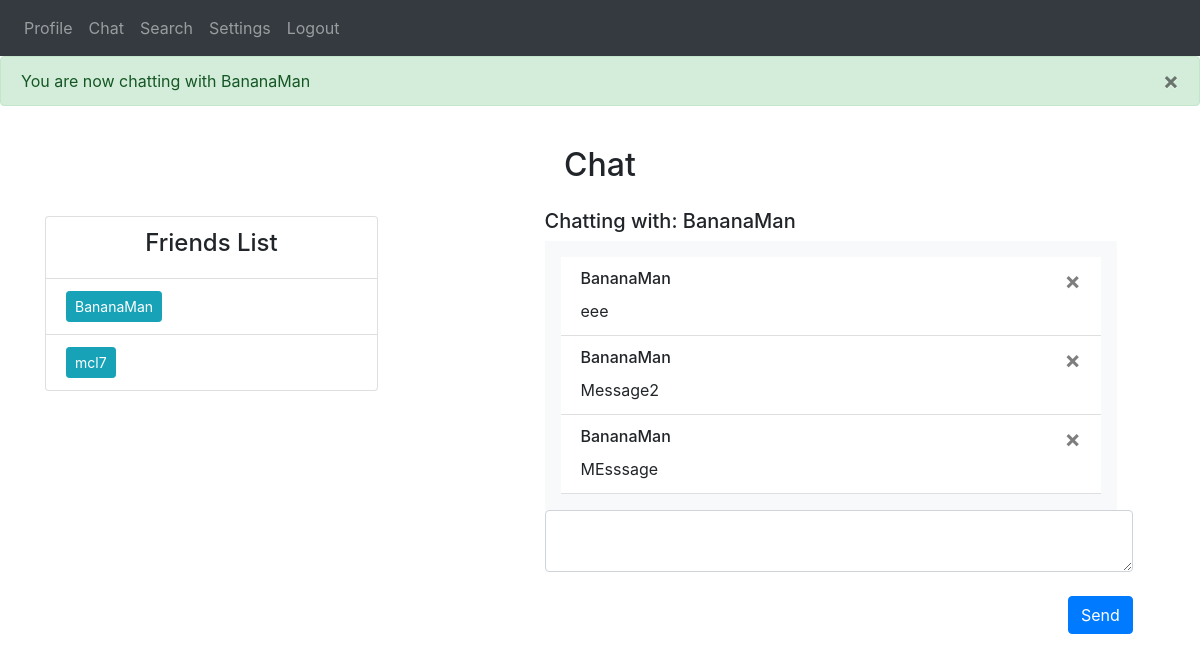
The app's page /chat/BananaMan (signed in), older data.
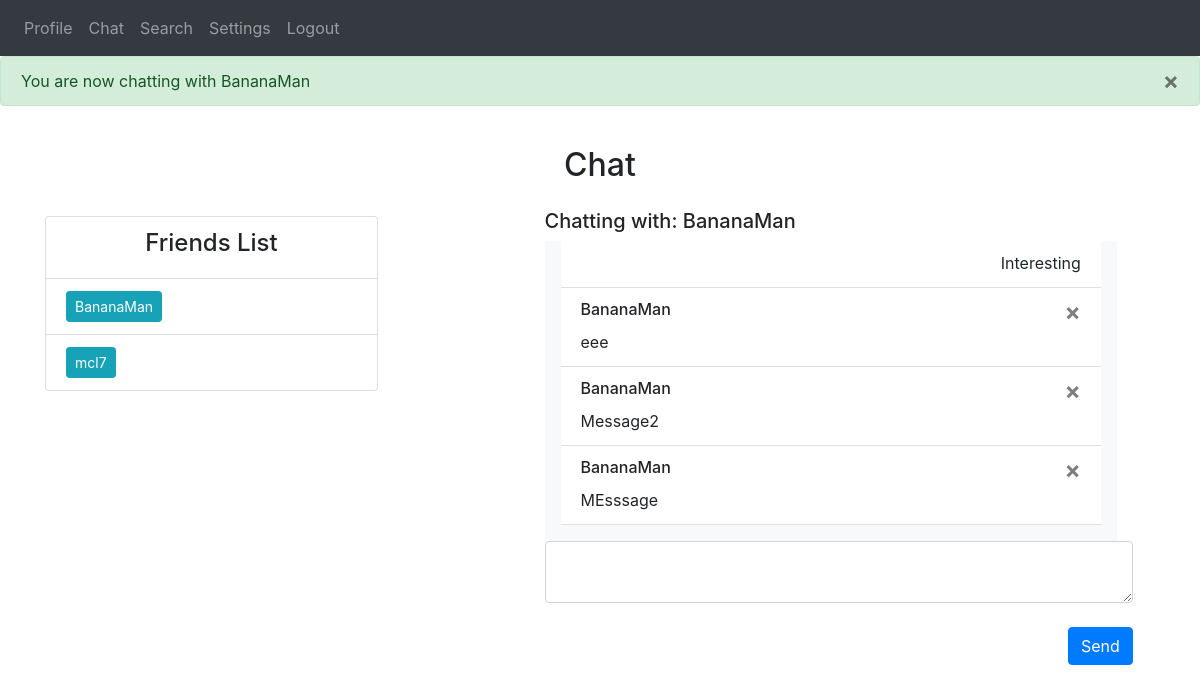
The same page, newer data.
### website/models.py (models this page shows)
class User(db.Model, UserMixin):
    id = db.Column(db.Integer, primary_key=True)
    username = db.Column(db.String(150), unique=True)
    password = db.Column(db.String(150))
    first_name = db.Column(db.String(150))
    status = db.Column(db.String(150))
    messages = db.relationship('Message')
    friends_list = db.relationship('Friend')

class Message(db.Model):
    id = db.Column(db.Integer, primary_key=True)
    data = db.Column(db.String(10000))
    date = db.Column(db.DateTime(timezone=True), default=func.now())
    user_id = db.Column(db.Integer, db.ForeignKey('user.id')) #one-to-many relationship
    recipient_id = db.Column(db.Integer)

class Friend(db.Model):
    id = db.Column(db.Integer, primary_key=True)
    user_id = db.Column(db.Integer, db.ForeignKey('user.id')) #one-to-many relationship
    friend_id = db.Column(db.Integer)
    friend_name = db.Column(db.String(10000))

### website/views.py (the view, shortened to what this page needs)
@views.route('/chat/<string:recipient>', methods=['GET', 'POST'])
@login_required
def chat_with(recipient):
    recipient = User.query.filter(User.username == recipient).first_or_404()
    flash("You are now chatting with " + recipient.username, category='success')
    user_db = User.query.all()
    message_db = Message.query.all()
    return render_template("chat.html", user=current_user, username=current_user.username, user_db=user_db, message_db = message_db, recipient=recipient)

### website/__init__.py (called while the page is built)
def create_app():
    app = Flask(__name__)
    app.config['SECRET_KEY'] = 'wadkjwlajda'
    app.config['SQLALCHEMY_DATABASE_URI'] = f'sqlite:///{DB_NAME}'
    db.init_app(app)
    from .views import views
    from .auth import auth
    app.register_blueprint(views, url_prefix='/')
    app.register_blueprint(auth, url_prefix='/')
    from .models import User, Message
    create_database(app)
    login_manager = LoginManager()
    login_manager.login_view = 'auth.login'
    login_manager.init_app(app)
    @login_manager.user_loader
    def load_user(id):
        return User.query.get(int(id))
    return app

### website/templates/chat.html (shortened to what this page needs)
{% extends "base.html" %} {% block title %}Chat{% endblock %} {% block content
    %}
    <h2 align="center">Chat</h2>
<div style="float: right; width: 55%; padding-right: 2%; padding-top: 1.5%;">
    <ul class="list-group list-group-flush" id="messages">
        <h5>Chatting with: {{recipient.username}}</h5>
        <div class="overflow-auto p-3 mb-3 mb-md-0 mr-md-3 bg-light" style="max-height: 300px; display: flex; flex-direction: column-reverse">
        {% for message in message_db %}
            {% if message.user_id == user.id and message.recipient_id == recipient.id %}
                <li class="list-group-item">
                    <div style="height:30px">
                        <div style="float: right"><h6>{{username}}</h6></div>
                        <div style="float: left; width: 5%"><button type="button" class="close" onClick="deleteMessage({{message.id}})"><span aria-hidden="true">&times;</span></button></div>
                    </div>
                    <div align="right">{{message.data}}</div>
                </li>
            {% endif %}
            {% if message.user_id == recipient.id and message.recipient_id == user.id %}
                <li class="list-group-item">
                    <div style="height:30px">
                        <div style="float: left"><h6>{{recipient.username}}</h6></div>
                        <div style="float: right; width: 5%"><button type="button" class="close" onClick="deleteMessage({{message.id}})"><span aria-hidden="true">&times;</span></button></div>
                    </div>
                    <div align="left">{{message.data}}</div>
                </li>
            {% endif %}
        {% endfor %}
        </div>
    </ul>
    <form method="POST">
        <textarea name="message" id="message" class="form-control"></textarea>
        <br />
        <div align="right">
            <button type="submit" class="btn btn-primary">Send</button>
        </div>
    </form>
</div>
    <br />
<div style="float: left; width: 30%; padding-left: 0%">
    <li class="list-group-item"><h4 align="center">Friends List</h4></li>
    {% if user.friends_list %}
        {% for friend in user.friends_list %}
            <li class="list-group-item">
                <a class="btn btn-info btn-sm" id="chat" href="/chat/{{friend.friend_name}}">{{friend.friend_name}}</a>
            </li>
        {% endfor %}
    {% endif %}
</div>
{% endblock %}

### website/templates/base.html (shortened to what this page needs)
<!DOCTYPE html>
<html>
  <head>
    <link
      rel="stylesheet"
      href="https://stackpath.bootstrapcdn.com/bootstrap/4.4.1/css/bootstrap.min.css"
    />
    <link
      rel="stylesheet"
      href="https://stackpath.bootstrapcdn.com/font-awesome/4.7.0/css/font-awesome.min.css"
    />
  </head>
  <body>
    <nav class="navbar navbar-expand-lg navbar-dark bg-dark">
      <div class="collapse navbar-collapse" id="navbar">
        <div class="navbar-nav">
          {% if user.is_authenticated %}
            <a class="nav-item nav-link" id="chat" href="/profile">Profile</a>
            <a class="nav-item nav-link" id="chat" href="/">Chat</a>
            <a class="nav-item nav-link" id="search" href="/search">Search</a>
            <a class="nav-item nav-link" id="settings" href="/settings">Settings</a>
            <a class="nav-item nav-link" id="logout" href="/logout">Logout</a>
          {% else %}
            <a class="nav-item nav-link" id="login" href="/login">Login</a>
            <a class="nav-item nav-link" id="signUp" href="/sign-up">Sign Up</a>
          {% endif %}
        </div>
      </div>
    </nav>
    {% with messages = get_flashed_messages(with_categories=true)%}
    {% if messages %}
    {% for category, message in messages %}
    {% if category == 'error' %}
    <div class="alert alert-danger alert-dismissable fade show" role="alert">
      {{message}}
      <button type="button" class="close" data-dismiss="alert">
        <span aria-hidden="true">&times;</span>
      </button>
    </div>
    {% else %}
    <div class="alert alert-success alert-dismissable fade show" role="alert">
      {{message}}
      <button type="button" class="close" data-dismiss="alert">
        <span aria-hidden="true">&times;</span>
      </button>
    </div>
    {% endif %}
    {% endfor %}
    {% endif %}
    {% endwith %}
    <br />
    <div class="container">{% block content %} {% endblock %}</div>
  </body>
</html>

Row changes from the older to the newer data that the page shows:
added Message: data "Interesting"
